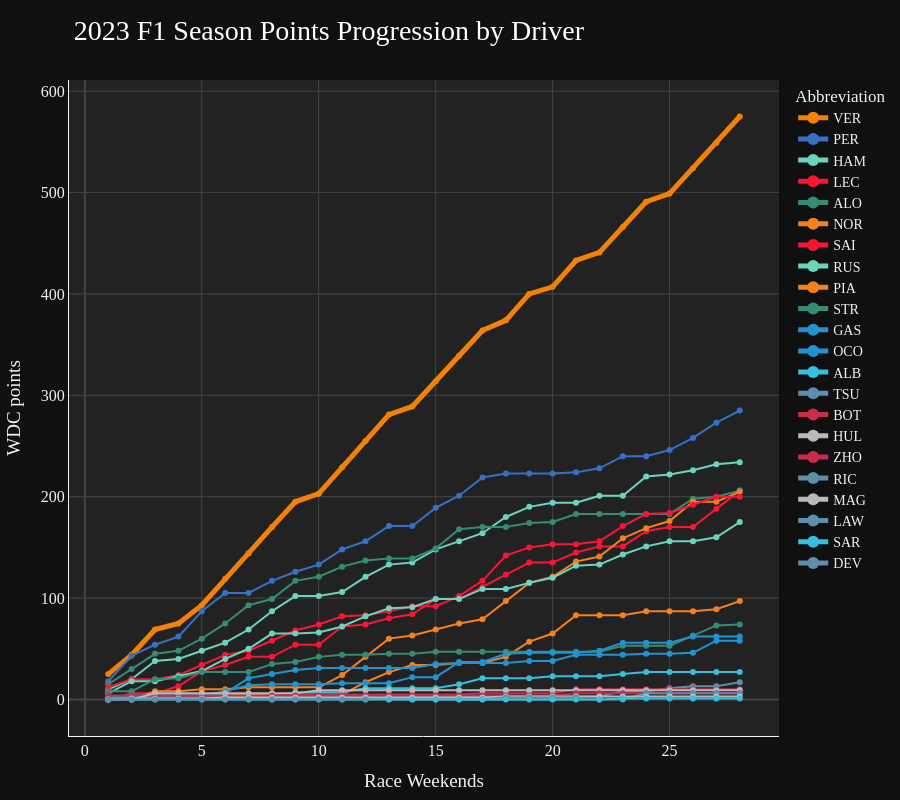

The cell this chart's notebook holds for it:
### Code cell
import pandas as pd
import plotly.express as px

final_results_df = pd.read_parquet(r"C:\Users\User\OneDrive\Desktop\Blog\allisonbday.github.io\posts\Projects\F1Streamlit\1_optimize_code\data\f1_session_results_2023.parquet")

# Assign session order based on sorted unique sessions
session_order_df = (
    final_results_df
    .sort_values(["RoundNumber", "SessionType"], ascending=[True, False])
    .drop_duplicates(subset=["Location", "SessionType"])
)
session_order_df["session_order"] = range(1, len(session_order_df) + 1)

# Merge session order back to main DataFrame
final_results_df = final_results_df.merge(
    session_order_df[["Location", "SessionType", "session_order"]],
    on=["Location", "SessionType"],
    how="left"
).sort_values(["session_order", "Position"])

# Format team color and calculate cumulative points
final_results_df["TeamColor"] = "#" + final_results_df["TeamColor"]
final_results_df["points_earned"] = final_results_df.groupby("Abbreviation")['Points'].cumsum()

fig = px.line(
    final_results_df,
    x="session_order",
    y="points_earned",
    color="Abbreviation",
    line_group="Season",
    title="🏁 2023 F1 Season Points Progression by Driver",
    markers=True,
    labels={"points_earned": "WDC points", "session_order": "Race Weekends"},
    color_discrete_map=final_results_df.set_index("Abbreviation")["TeamColor"].to_dict(),
    hover_data=["FullName", "EventName", "SessionType"]
)

fig.for_each_trace(
    lambda t: t.update(line=dict(color="#F38108", width=5)) if t.name == "VER" else None
)


# Reorder legend and line order by final points per driver (descending)
final_points = (
    final_results_df.groupby("Abbreviation")["points_earned"]
    .max()
    .sort_values(ascending=False)
)
fig.update_traces(
    selector=dict(type="scatter"),
    overwrite=False
)

# Reorder traces by final points per driver (descending)
ordered_traces = []
trace_names = [trace.name for trace in fig.data]
for driver in final_points.index:
    if driver in trace_names:
        idx = trace_names.index(driver)
        ordered_traces.append(fig.data[idx])
fig.data = tuple(ordered_traces)


fig.update_layout(
    plot_bgcolor="#222222",
    paper_bgcolor="#101010",
    font=dict(family="Formula1", color="#F1F1F1", size=16),
    legend_traceorder="reversed",
    legend=dict(
        traceorder="normal",
        itemsizing="constant",
        # bgcolor="#181818",
        bordercolor=None,  # Remove border
        borderwidth=0,     # Remove border
        font=dict(color="#F1F1F1", size=14)
    ),
    title_font=dict(family="Formula1", color="#FFFFFF", size=28),
    xaxis=dict(
        gridcolor="#444444",
        zerolinecolor="#444444",
        linecolor="#F1F1F1",
        tickfont=dict(color="#F1F1F1"),
        title_font=dict(color="#F1F1F1")
    ),
    yaxis=dict(
        gridcolor="#444444",
        zerolinecolor="#444444",
        linecolor="#F1F1F1",
        tickfont=dict(color="#F1F1F1"),
        title_font=dict(color="#F1F1F1")
    ),
    margin=dict(l=40, r=40, t=80, b=40)
)

fig.update_layout(height=800)
fig.show()
